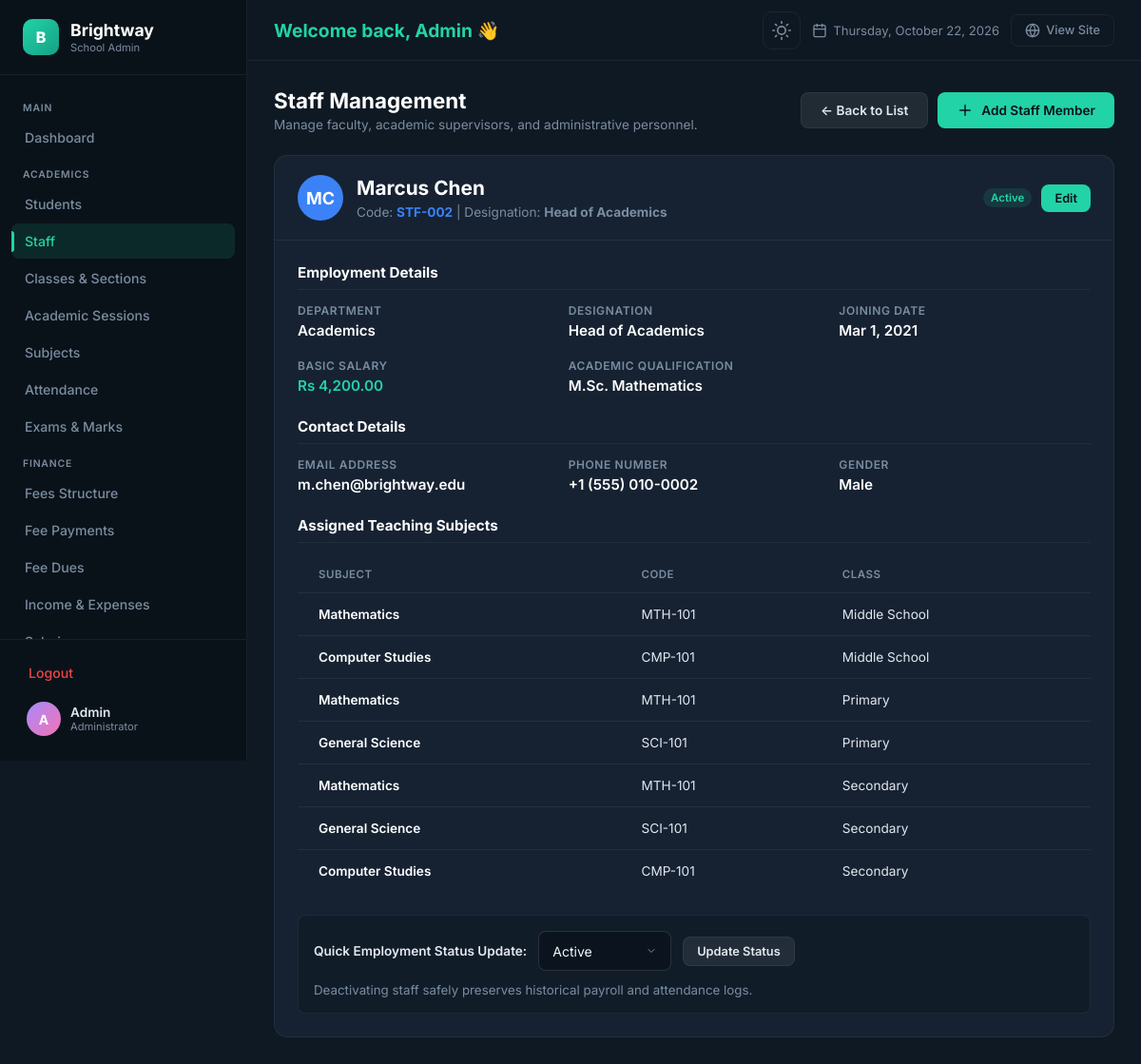
The app's page /admin/staff.php?action=view&id=2 (signed in) with its own data.
### tables this page shows
CREATE TABLE `staff` (
  `id` INT AUTO_INCREMENT PRIMARY KEY,
  `employee_code` VARCHAR(50) NOT NULL UNIQUE,
  `first_name` VARCHAR(50) NOT NULL,
  `last_name` VARCHAR(50) NOT NULL,
  `gender` ENUM('Male', 'Female', 'Other') NOT NULL,
  `email` VARCHAR(100) NOT NULL UNIQUE,
  `phone` VARCHAR(25) NOT NULL,
  `designation` VARCHAR(100) NOT NULL,
  `department` VARCHAR(100) NOT NULL,
  `qualification` VARCHAR(150) NULL,
  `joining_date` DATE NOT NULL,
  `basic_salary` DECIMAL(10,2) NOT NULL DEFAULT 0.00,
  `staff_photo` VARCHAR(255) NULL,
  `status` ENUM('active', 'on_leave', 'resigned', 'terminated') NOT NULL DEFAULT 'active',
  `created_at` DATETIME NOT NULL DEFAULT CURRENT_TIMESTAMP,
  `updated_at` DATETIME NOT NULL DEFAULT CURRENT_TIMESTAMP ON UPDATE CURRENT_TIMESTAMP
);

CREATE TABLE `class_subjects` (
  `id` INT AUTO_INCREMENT PRIMARY KEY,
  `class_id` INT NOT NULL,
  `subject_id` INT NOT NULL,
  `teacher_id` INT NULL,
  `created_at` DATETIME NOT NULL DEFAULT CURRENT_TIMESTAMP,
  UNIQUE KEY `uq_class_subject` (`class_id`, `subject_id`),
  CONSTRAINT `fk_class_subjects_class` FOREIGN KEY (`class_id`) REFERENCES `classes` (`id`) ON DELETE CASCADE,
  CONSTRAINT `fk_class_subjects_subject` FOREIGN KEY (`subject_id`) REFERENCES `subjects` (`id`) ON DELETE CASCADE,
  CONSTRAINT `fk_class_subjects_teacher` FOREIGN KEY (`teacher_id`) REFERENCES `staff` (`id`) ON DELETE SET NULL
);

CREATE TABLE `subjects` (
  `id` INT AUTO_INCREMENT PRIMARY KEY,
  `subject_name` VARCHAR(100) NOT NULL,
  `subject_code` VARCHAR(20) NOT NULL UNIQUE,
  `subject_type` ENUM('core', 'elective', 'practical') NOT NULL DEFAULT 'core',
  `created_at` DATETIME NOT NULL DEFAULT CURRENT_TIMESTAMP
);

CREATE TABLE `classes` (
  `id` INT AUTO_INCREMENT PRIMARY KEY,
  `class_name` VARCHAR(50) NOT NULL UNIQUE,
  `numeric_grade` INT NOT NULL,
  `created_at` DATETIME NOT NULL DEFAULT CURRENT_TIMESTAMP
);

### admin/staff.php (the view, shortened to what this page needs)
<?php
require_once __DIR__ . '/auth.php';
$action = $_GET['action'] ?? 'list';
$staff_id = isset($_GET['id']) ? (int)$_GET['id'] : 0;
$staff = null;
if (($action === 'view' || $action === 'edit') && $staff_id > 0) {
    $stmt = mysqli_prepare($conn, "SELECT * FROM staff WHERE id = ? LIMIT 1");
    mysqli_stmt_bind_param($stmt, 'i', $staff_id);
    mysqli_stmt_execute($stmt);
    $result = mysqli_stmt_get_result($stmt);
    $staff = mysqli_fetch_assoc($result);
    $assigned_subjects = [];
    $sub_stmt = mysqli_prepare($conn, "SELECT cs.id, s.subject_name, s.subject_code, c.class_name
        FROM class_subjects cs
        JOIN subjects s ON cs.subject_id = s.id
        JOIN classes c ON cs.class_id = c.id
        WHERE cs.teacher_id = ?");
    mysqli_stmt_bind_param($sub_stmt, 'i', $staff_id);
    mysqli_stmt_execute($sub_stmt);
    $sub_res = mysqli_stmt_get_result($sub_stmt);
    while ($sub = mysqli_fetch_assoc($sub_res)) {
        $assigned_subjects[] = $sub;
    }
}
include __DIR__ . '/header.php';
?>
<div class="page-header">
    <div class="page-header__left">
        <h1 class="page-header__title">Staff Management</h1>
        <p class="page-header__desc">Manage faculty, academic supervisors, and administrative personnel.</p>
    </div>
    <div class="page-header__actions">
        <?php if ($action !== 'list'): ?>
            <a href="staff.php" class="btn-admin btn-admin--secondary">← Back to List</a>
        <?php endif; ?>
        <?php if ($action !== 'add'): ?>
            <a href="staff.php?action=add" class="btn-admin btn-admin--primary">
                <svg width="18" height="18" viewBox="0 0 24 24" fill="none" stroke="currentColor" stroke-width="2" stroke-linecap="round"><line x1="12" y1="5" x2="12" y2="19"/><line x1="5" y1="12" x2="19" y2="12"/></svg>
                <span>Add Staff Member</span>
            </a>
        <?php endif; ?>
    </div>
</div>
<?php if ($action === 'view' && $staff): ?>
    <div class="detail-card animate-in">
        <div class="detail-card__header">
            <div style="display:flex;align-items:center;gap:14px;">
                <div class="student-avatar" style="width:48px;height:48px;font-size:18px;background:var(--admin-blue);">
                    <?php echo strtoupper(substr($staff['first_name'],0,1) . substr($staff['last_name'],0,1)); ?>
                </div>
                <div>
                    <h2 style="font-size:1.3rem;font-weight:700;color:var(--admin-heading);margin-bottom:2px;">
                        <?php echo htmlspecialchars($staff['first_name'] . ' ' . $staff['last_name']); ?>
                    </h2>
                    <span style="color:var(--admin-text-muted);font-size:0.85rem;">
                        Code: <strong style="color:var(--admin-blue);"><?php echo htmlspecialchars($staff['employee_code']); ?></strong>
                        | Designation: <strong><?php echo htmlspecialchars($staff['designation']); ?></strong>
                    </span>
                </div>
            </div>
            <div style="display:flex;align-items:center;gap:10px;">
                <span class="badge badge--<?php echo $staff['status'] === 'active' ? 'active' : ($staff['status'] === 'on_leave' ? 'pending' : 'danger'); ?>">
                    <?php echo ucfirst(str_replace('_', ' ', $staff['status'])); ?>
                </span>
                <a href="staff.php?action=edit&id=<?php echo $staff['id']; ?>" class="btn-admin btn-admin--sm btn-admin--primary">Edit</a>
            </div>
        </div>
        <div class="detail-card__body">
            <h3 style="font-size:0.95rem;font-weight:700;color:var(--admin-heading);margin-bottom:14px;border-bottom:1px solid var(--admin-border);padding-bottom:8px;">
                Employment Details
            </h3>
            <div class="detail-grid" style="margin-bottom:24px;">
                <div class="detail-item">
                    <span class="detail-label">Department</span>
                    <span class="detail-value"><?php echo htmlspecialchars($staff['department']); ?></span>
                </div>
                <div class="detail-item">
                    <span class="detail-label">Designation</span>
                    <span class="detail-value"><?php echo htmlspecialchars($staff['designation']); ?></span>
                </div>
                <div class="detail-item">
                    <span class="detail-label">Joining Date</span>
                    <span class="detail-value"><?php echo date('M j, Y', strtotime($staff['joining_date'])); ?></span>
                </div>
                <div class="detail-item">
                    <span class="detail-label">Basic Salary</span>
                    <span class="detail-value" style="color:var(--admin-accent);">Rs <?php echo number_format($staff['basic_salary'], 2); ?></span>
                </div>
                <div class="detail-item">
                    <span class="detail-label">Academic Qualification</span>
                    <span class="detail-value"><?php echo htmlspecialchars($staff['qualification'] ?: 'Not recorded'); ?></span>
                </div>
            </div>
            <h3 style="font-size:0.95rem;font-weight:700;color:var(--admin-heading);margin-bottom:14px;border-bottom:1px solid var(--admin-border);padding-bottom:8px;">
                Contact Details
            </h3>
            <div class="detail-grid" style="margin-bottom:24px;">
                <div class="detail-item">
                    <span class="detail-label">Email Address</span>
                    <span class="detail-value"><?php echo htmlspecialchars($staff['email']); ?></span>
                </div>
                <div class="detail-item">
                    <span class="detail-label">Phone Number</span>
                    <span class="detail-value"><?php echo htmlspecialchars($staff['phone']); ?></span>
                </div>
                <div class="detail-item">
                    <span class="detail-label">Gender</span>
                    <span class="detail-value"><?php echo htmlspecialchars($staff['gender']); ?></span>
                </div>
            </div>
            <?php if (!empty($assigned_subjects)): ?>
                <h3 style="font-size:0.95rem;font-weight:700;color:var(--admin-heading);margin-bottom:14px;border-bottom:1px solid var(--admin-border);padding-bottom:8px;">
                    Assigned Teaching Subjects
                </h3>
                <div class="table-responsive" style="margin-bottom:24px;">
                    <table class="recent-table" style="min-width:auto;">
                        <thead>
                            <tr>
                                <th>Subject</th>
                                <th>Code</th>
                                <th>Class</th>
                            </tr>
                        </thead>
                        <tbody>
                            <?php foreach ($assigned_subjects as $asub): ?>
                            <tr>
                                <td style="font-weight:600;color:var(--admin-heading);"><?php echo htmlspecialchars($asub['subject_name']); ?></td>
                                <td><?php echo htmlspecialchars($asub['subject_code']); ?></td>
                                <td><?php echo htmlspecialchars($asub['class_name']); ?></td>
                            </tr>
                            <?php endforeach; ?>
                        </tbody>
                    </table>
                </div>
            <?php endif; ?>
            <div style="background:var(--admin-input-bg);padding:16px;border-radius:var(--radius-sm);border:1px solid var(--admin-border);margin-top:20px;">
                <form method="POST" action="staff.php" style="display:flex;align-items:center;gap:12px;flex-wrap:wrap;">
                    <label style="font-size:0.85rem;font-weight:600;color:var(--admin-text);">Quick Employment Status Update:</label>
                    <select name="new_status" class="form-control" style="width:auto;min-width:140px;">
                        <option value="active" <?php echo $staff['status'] === 'active' ? 'selected' : ''; ?>>Active</option>
                    </select>
                    <button type="submit" class="btn-admin btn-admin--sm btn-admin--secondary">Update Status</button>
                    <small style="color:var(--admin-text-muted);">Deactivating staff safely preserves historical payroll and attendance logs.</small>
                </form>
            </div>
        </div>
    </div>
<?php endif; ?>
<?php include __DIR__ . '/footer.php'; ?>

### records on screen
staff: first_name+last_name "MC", first_name+last_name "Marcus Chen", employee_code "STF-002", designation "Head of Academics", status "Active", department "Academics", joining_date "Mar 1, 2021", basic_salary "4,200.00", qualification "M.Sc. Mathematics", email "m.chen@brightway.edu", phone "+1 (555) 010-0002", gender "Male", new_status "Active"
class_subjects: subject.subject_name "Mathematics", subject.subject_code "MTH-101", class.class_name "Middle School"
class_subjects: subject.subject_name "Computer Studies", subject.subject_code "CMP-101", class.class_name "Middle School"
class_subjects: subject.subject_name "Mathematics", subject.subject_code "MTH-101", class.class_name "Primary"
class_subjects: subject.subject_name "General Science", subject.subject_code "SCI-101", class.class_name "Primary"
class_subjects: subject.subject_name "Mathematics", subject.subject_code "MTH-101", class.class_name "Secondary"
class_subjects: subject.subject_name "General Science", subject.subject_code "SCI-101", class.class_name "Secondary"
class_subjects: subject.subject_name "Computer Studies", subject.subject_code "CMP-101", class.class_name "Secondary"

### other values on screen
$admin_initial "A"
$admin_name "Admin"
